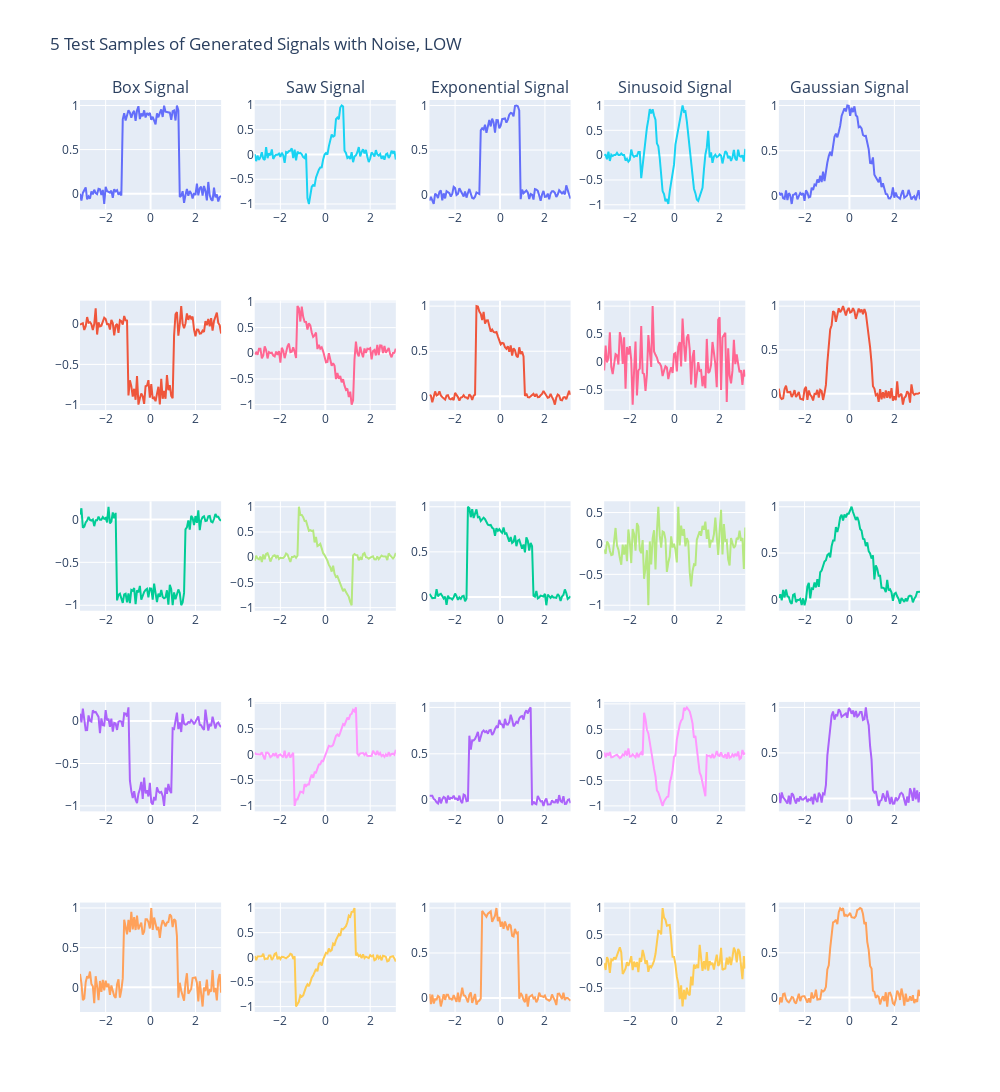

Here is the notebook cell this chart was saved with:
### Markdown cell above
### With Noise

### Code cell
import plotly.graph_objects as go
from plotly.subplots import make_subplots
import numpy as np

N=5
fig =make_subplots(
    rows=N,cols=5,
    subplot_titles=("Box Signal","Saw Signal", "Exponential Signal","Sinusoid Signal","Gaussian Signal")
    )
fig.update_xaxes(range=[-np.pi,np.pi])
#fig.update_yaxes(range=[-1,1])

sample=np.random.choice(np.linspace(0,1000,1000), N, replace=False)
sample=np.around(sample)
for i in range(N):
    index=int(sample[i])
    fig.add_trace(
        go.Scatter(
            x=x,y=BoxNoiseLow[index],name='Constant Signal %d'%i,mode="lines"
        ),
        row=i+1,col=1
    )
for i in range(N):
    index=int(sample[i])
    fig.add_trace(
        go.Scatter(
            x=x,y=SawNoiseLow[index],name='Line Signal %d'%i,mode="lines"
        ),
        row=i+1,col=2
    )
for i in range(N):
    index=int(sample[i])
    fig.add_trace(
        go.Scatter(
            x=x,y=ExpNoiseLow[index],name='Exp Signal %d'%i,mode="lines"
        ),
        row=i+1,col=3
    )
for i in range(N):
    index=int(sample[i])
    fig.add_trace(
        go.Scatter(
            x=x,y=SinNoiseLow[index],name='Sinusoid Signal %d'%i,mode="lines"
        ),
        row=i+1,col=4
    )
for i in range(N):
    index=int(sample[i])
    fig.add_trace(
        go.Scatter(
            x=x,y=GausNoiseLow[index],name='Gaus Signal %d'%i,mode="lines"
        ),
        row=i+1,col=5
    )
#fig.update_xaxes(matches='x')
fig.update_layout(height=1200,width=1000,showlegend=False, title_text="%d Test Samples of Generated Signals with Noise, LOW"%N)
fig.show()
